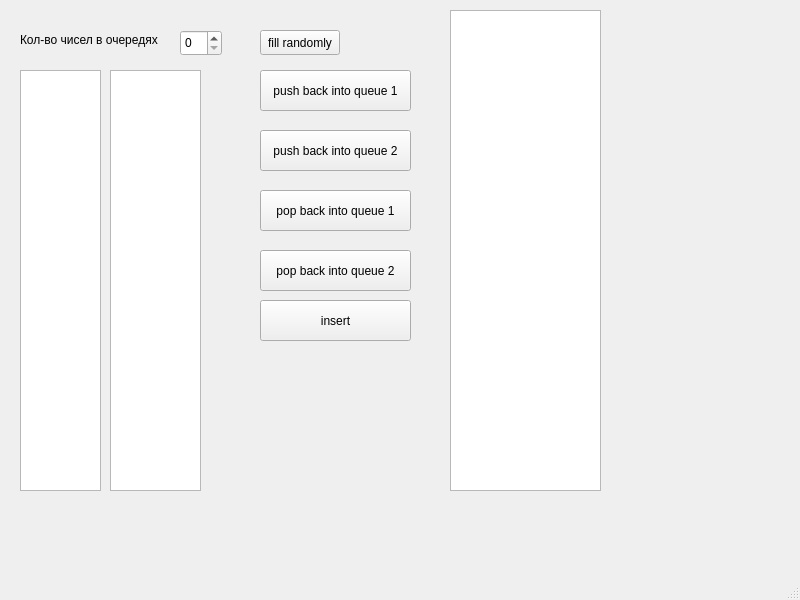
<?xml version="1.0" encoding="UTF-8"?>
<ui version="4.0">
 <class>MainWindow</class>
 <widget class="QMainWindow" name="MainWindow">
  <property name="geometry">
   <rect>
    <x>0</x>
    <y>0</y>
    <width>800</width>
    <height>600</height>
   </rect>
  </property>
  <property name="windowTitle">
   <string>MainWindow</string>
  </property>
  <widget class="QWidget" name="centralwidget">
   <widget class="QSpinBox" name="spinBox">
    <property name="geometry">
     <rect>
      <x>180</x>
      <y>30</y>
      <width>42</width>
      <height>26</height>
     </rect>
    </property>
   </widget>
   <widget class="QLabel" name="label">
    <property name="geometry">
     <rect>
      <x>20</x>
      <y>30</y>
      <width>151</width>
      <height>20</height>
     </rect>
    </property>
    <property name="text">
     <string>Кол-во чисел в очередях</string>
    </property>
   </widget>
   <widget class="QPushButton" name="pushButton">
    <property name="geometry">
     <rect>
      <x>260</x>
      <y>30</y>
      <width>80</width>
      <height>25</height>
     </rect>
    </property>
    <property name="text">
     <string>fill randomly</string>
    </property>
   </widget>
   <widget class="QListWidget" name="listWidget">
    <property name="geometry">
     <rect>
      <x>20</x>
      <y>70</y>
      <width>81</width>
      <height>421</height>
     </rect>
    </property>
    <property name="font">
     <font>
      <kerning>false</kerning>
     </font>
    </property>
   </widget>
   <widget class="QListWidget" name="listWidget_2">
    <property name="geometry">
     <rect>
      <x>110</x>
      <y>70</y>
      <width>91</width>
      <height>421</height>
     </rect>
    </property>
   </widget>
   <widget class="QPushButton" name="pushButton_2">
    <property name="geometry">
     <rect>
      <x>260</x>
      <y>70</y>
      <width>151</width>
      <height>41</height>
     </rect>
    </property>
    <property name="text">
     <string>push back into queue 1</string>
    </property>
   </widget>
   <widget class="QPushButton" name="pushButton_3">
    <property name="geometry">
     <rect>
      <x>260</x>
      <y>130</y>
      <width>151</width>
      <height>41</height>
     </rect>
    </property>
    <property name="text">
     <string>push back into queue 2</string>
    </property>
   </widget>
   <widget class="QPushButton" name="pushButton_4">
    <property name="geometry">
     <rect>
      <x>260</x>
      <y>250</y>
      <width>151</width>
      <height>41</height>
     </rect>
    </property>
    <property name="text">
     <string>pop back into queue 2</string>
    </property>
   </widget>
   <widget class="QPushButton" name="pushButton_5">
    <property name="geometry">
     <rect>
      <x>260</x>
      <y>190</y>
      <width>151</width>
      <height>41</height>
     </rect>
    </property>
    <property name="text">
     <string>pop back into queue 1</string>
    </property>
   </widget>
   <widget class="QListWidget" name="listWidget_3">
    <property name="geometry">
     <rect>
      <x>450</x>
      <y>10</y>
      <width>151</width>
      <height>481</height>
     </rect>
    </property>
   </widget>
   <widget class="QPushButton" name="pushButton_6">
    <property name="geometry">
     <rect>
      <x>260</x>
      <y>300</y>
      <width>151</width>
      <height>41</height>
     </rect>
    </property>
    <property name="text">
     <string>insert</string>
    </property>
   </widget>
  </widget>
  <widget class="QMenuBar" name="menubar">
   <property name="geometry">
    <rect>
     <x>0</x>
     <y>0</y>
     <width>800</width>
     <height>22</height>
    </rect>
   </property>
  </widget>
  <widget class="QStatusBar" name="statusbar"/>
 </widget>
 <resources/>
 <connections/>
</ui>
